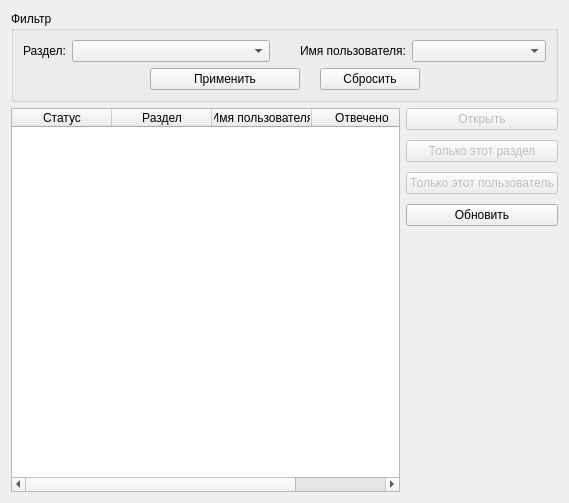
<?xml version="1.0" encoding="UTF-8"?>
<ui version="4.0">
 <class>SolutionsForm</class>
 <widget class="QWidget" name="SolutionsForm">
  <property name="geometry">
   <rect>
    <x>0</x>
    <y>0</y>
    <width>569</width>
    <height>503</height>
   </rect>
  </property>
  <property name="windowTitle">
   <string>Form</string>
  </property>
  <layout class="QVBoxLayout" name="verticalLayout_2">
   <item>
    <widget class="QGroupBox" name="groupBox">
     <property name="title">
      <string>Фильтр</string>
     </property>
     <layout class="QVBoxLayout" name="verticalLayout_3">
      <item>
       <layout class="QHBoxLayout" name="horizontalLayout_2">
        <property name="spacing">
         <number>30</number>
        </property>
        <item>
         <layout class="QFormLayout" name="formLayout">
          <property name="horizontalSpacing">
           <number>6</number>
          </property>
          <item row="0" column="0">
           <widget class="QLabel" name="label">
            <property name="text">
             <string>Раздел:</string>
            </property>
           </widget>
          </item>
          <item row="0" column="1">
           <widget class="QComboBox" name="sectionNameComboBox">
            <property name="maximumSize">
             <size>
              <width>400</width>
              <height>16777215</height>
             </size>
            </property>
           </widget>
          </item>
         </layout>
        </item>
        <item>
         <layout class="QFormLayout" name="formLayout_2">
          <property name="horizontalSpacing">
           <number>6</number>
          </property>
          <item row="0" column="0">
           <widget class="QLabel" name="label_2">
            <property name="text">
             <string>Имя пользователя:</string>
            </property>
           </widget>
          </item>
          <item row="0" column="1">
           <widget class="QComboBox" name="userNameComboBox">
            <property name="maximumSize">
             <size>
              <width>400</width>
              <height>16777215</height>
             </size>
            </property>
           </widget>
          </item>
         </layout>
        </item>
       </layout>
      </item>
      <item>
       <layout class="QHBoxLayout" name="horizontalLayout_3">
        <property name="spacing">
         <number>20</number>
        </property>
        <item>
         <spacer name="horizontalSpacer">
          <property name="orientation">
           <enum>Qt::Horizontal</enum>
          </property>
          <property name="sizeHint" stdset="0">
           <size>
            <width>40</width>
            <height>20</height>
           </size>
          </property>
         </spacer>
        </item>
        <item>
         <widget class="QPushButton" name="applyFilterButton">
          <property name="minimumSize">
           <size>
            <width>150</width>
            <height>0</height>
           </size>
          </property>
          <property name="text">
           <string>Применить</string>
          </property>
         </widget>
        </item>
        <item>
         <widget class="QPushButton" name="resetFilterButton">
          <property name="minimumSize">
           <size>
            <width>100</width>
            <height>0</height>
           </size>
          </property>
          <property name="text">
           <string>Сбросить</string>
          </property>
         </widget>
        </item>
        <item>
         <spacer name="horizontalSpacer_2">
          <property name="orientation">
           <enum>Qt::Horizontal</enum>
          </property>
          <property name="sizeHint" stdset="0">
           <size>
            <width>40</width>
            <height>20</height>
           </size>
          </property>
         </spacer>
        </item>
       </layout>
      </item>
     </layout>
    </widget>
   </item>
   <item>
    <layout class="QHBoxLayout" name="horizontalLayout">
     <item>
      <widget class="QTableWidget" name="tableWidget">
       <property name="editTriggers">
        <set>QAbstractItemView::NoEditTriggers</set>
       </property>
       <property name="alternatingRowColors">
        <bool>true</bool>
       </property>
       <property name="selectionMode">
        <enum>QAbstractItemView::SingleSelection</enum>
       </property>
       <property name="selectionBehavior">
        <enum>QAbstractItemView::SelectRows</enum>
       </property>
       <property name="sortingEnabled">
        <bool>true</bool>
       </property>
       <attribute name="horizontalHeaderHighlightSections">
        <bool>false</bool>
       </attribute>
       <column>
        <property name="text">
         <string>Статус</string>
        </property>
       </column>
       <column>
        <property name="text">
         <string>Раздел</string>
        </property>
       </column>
       <column>
        <property name="text">
         <string>Имя пользователя</string>
        </property>
       </column>
       <column>
        <property name="text">
         <string>Отвечено</string>
        </property>
       </column>
      </widget>
     </item>
     <item>
      <layout class="QVBoxLayout" name="verticalLayout">
       <property name="spacing">
        <number>10</number>
       </property>
       <item>
        <widget class="QPushButton" name="openButton">
         <property name="enabled">
          <bool>false</bool>
         </property>
         <property name="text">
          <string>Открыть</string>
         </property>
         <property name="icon">
          <iconset resource="resources.qrc">
           <normaloff>:/icons/open.png</normaloff>:/icons/open.png</iconset>
         </property>
        </widget>
       </item>
       <item>
        <widget class="QPushButton" name="selectSectionButton">
         <property name="enabled">
          <bool>false</bool>
         </property>
         <property name="minimumSize">
          <size>
           <width>100</width>
           <height>0</height>
          </size>
         </property>
         <property name="text">
          <string>Только этот раздел</string>
         </property>
         <property name="icon">
          <iconset resource="resources.qrc">
           <normaloff>:/icons/section.png</normaloff>:/icons/section.png</iconset>
         </property>
        </widget>
       </item>
       <item>
        <widget class="QPushButton" name="selectUserButton">
         <property name="enabled">
          <bool>false</bool>
         </property>
         <property name="minimumSize">
          <size>
           <width>100</width>
           <height>0</height>
          </size>
         </property>
         <property name="text">
          <string>Только этот пользователь</string>
         </property>
         <property name="icon">
          <iconset resource="resources.qrc">
           <normaloff>:/icons/user.png</normaloff>:/icons/user.png</iconset>
         </property>
        </widget>
       </item>
       <item>
        <widget class="QPushButton" name="updateButton">
         <property name="minimumSize">
          <size>
           <width>100</width>
           <height>0</height>
          </size>
         </property>
         <property name="text">
          <string>Обновить</string>
         </property>
         <property name="icon">
          <iconset resource="resources.qrc">
           <normaloff>:/icons/refresh.png</normaloff>:/icons/refresh.png</iconset>
         </property>
        </widget>
       </item>
       <item>
        <spacer name="verticalSpacer">
         <property name="orientation">
          <enum>Qt::Vertical</enum>
         </property>
         <property name="sizeHint" stdset="0">
          <size>
           <width>20</width>
           <height>40</height>
          </size>
         </property>
        </spacer>
       </item>
      </layout>
     </item>
    </layout>
   </item>
  </layout>
 </widget>
 <resources>
  <include location="resources.qrc"/>
 </resources>
 <connections/>
</ui>
